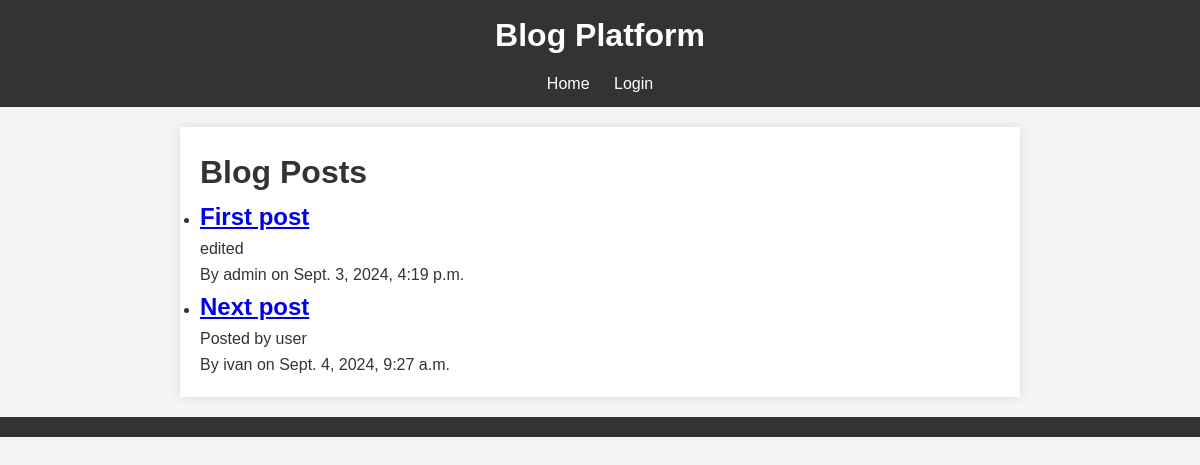
The page / on the database its author committed.
### blog/models.py (models this page shows, shortened)
class Post(models.Model):
    title = models.CharField(max_length=200)
    content = models.TextField()
    author = models.ForeignKey(User, on_delete=models.CASCADE)
    created_at = models.DateTimeField(auto_now_add=True)
    update_at = models.DateTimeField(auto_now=True)
    catagories = models.ManyToManyField(Category)
    tags =  models.ManyToManyField(Tag)

### blog/views.py (the view)
# urls.py: path("", views.post_list, name="post_list"),
def post_list(request):
    posts = Post.objects.all()
    return render (request, "blog/post_list.html", {"posts": posts})

### blog/templates/blog/post_list.html
{% extends "base_generic.html" %}
{% block content %}
  <h1>Blog Posts</h1>
  <ul>
    {% for post in posts %}
      <li>
        <h2><a href="{% url 'post_detail' pk=post.pk %}">{{ post.title }}</a></h2>
        <p>{{ post.content|truncatewords:30 }}</p>
        <p>By {{ post.author.username }} on {{ post.created_at }}</p>
      </li>
    {% endfor %}
  </ul>
{% endblock %}

### static/css/styles.css (style rules this page uses)
body, h1, h2, h3, p, ul, li { margin: 0; padding: 0; box-sizing: border-box; }
body { font-family: Arial, sans-serif; background-color: #f4f4f4; color: #333; line-height: 1.6; }

### rows shown on the page
Post: title "First post", content "edited", author.username "admin", created_at "Sept. 3, 2024, 4:19 p.m."
Post: title "Next post", content "Posted by user", author.username "ivan", created_at "Sept. 4, 2024, 9:27 a.m."
